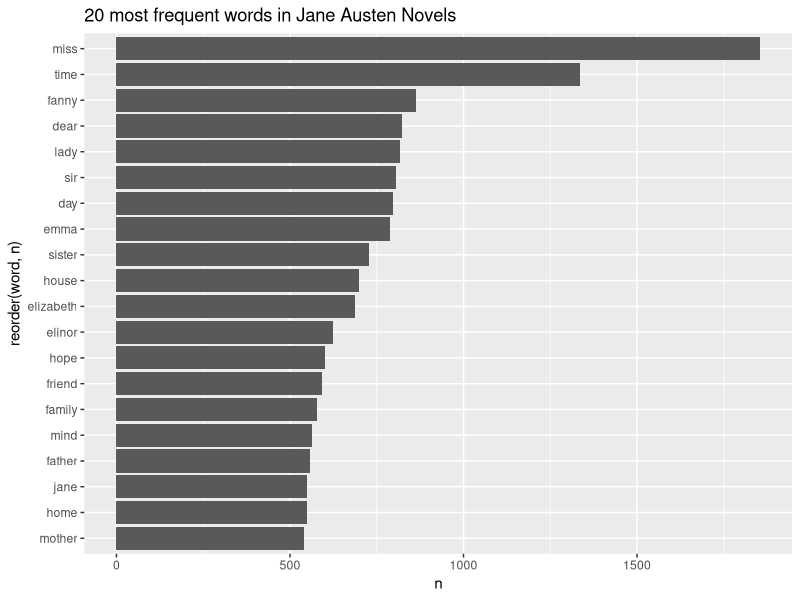
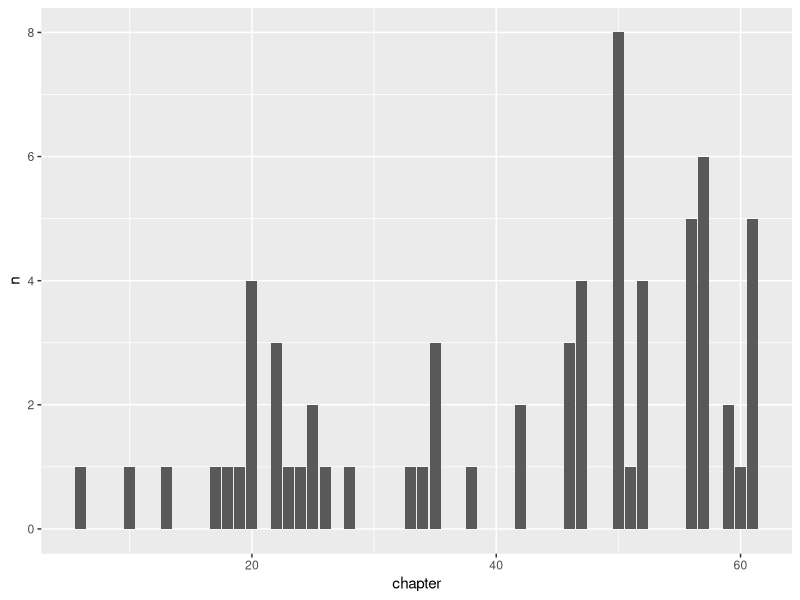

These charts were generated, in order, by the following R code:
## ---- chunk 1
1+1
## ---- chunk 2
library(tidyverse)
library(tidytext)
## ---- chunk 3
library(janeaustenr)
austen_books = janeaustenr::austen_books()
## ---- chunk 4
original_books <- austen_books %>%
  group_by(book) %>%
  mutate(linenumber = row_number(),
         chapter = cumsum(str_detect(text, 
                                     regex("^chapter [\\divxlc]",
                                           ignore_case = TRUE)))) %>%
  ungroup()
## ---- chunk 5
austen_tokens = original_books %>% unnest_tokens(word, text)

## ---- chunk 6
austen_tokens %>% group_by(word) %>% tally() %>% arrange(desc(n)) %>% head(20)
## ---- chunk 7
data("stop_words")

austen_tokens %>% 
  anti_join(stop_words) %>% 
  group_by(word) %>% 
  tally() %>% 
  arrange(desc(n)) %>% 
  head(20) %>% 
  ggplot() + 
  geom_col(aes(x = reorder(word,n), y = n)) + 
  coord_flip() + 
  labs(title = "20 most frequent words in Jane Austen Novels")
## ---- chunk 8
austen_tokens %>% group_by(book) %>% tally(name = 'words') 
## ---- chunk 9
austen_tokens %>% 
  filter(book == 'Pride & Prejudice') %>% 
  filter(word == 'marriage') %>% 
  group_by(chapter) %>% 
  tally() %>% 
  ggplot() + 
  geom_col(aes(chapter, n))
